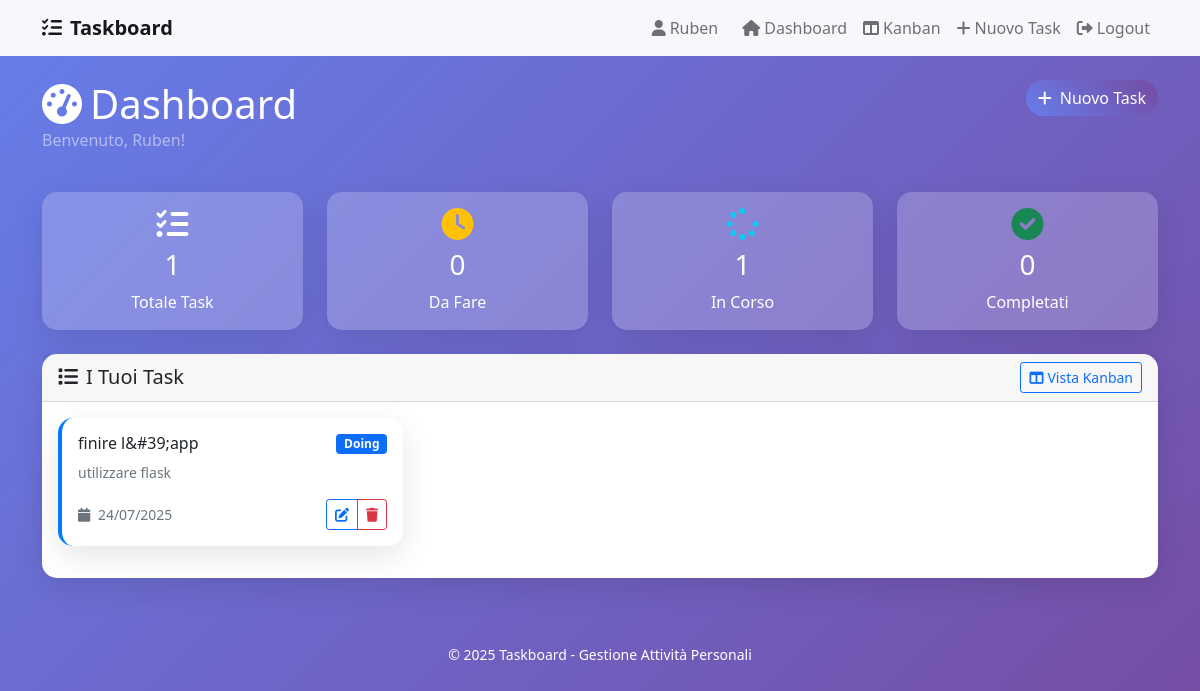
The page /dashboard (signed in) on the database as committed earlier.
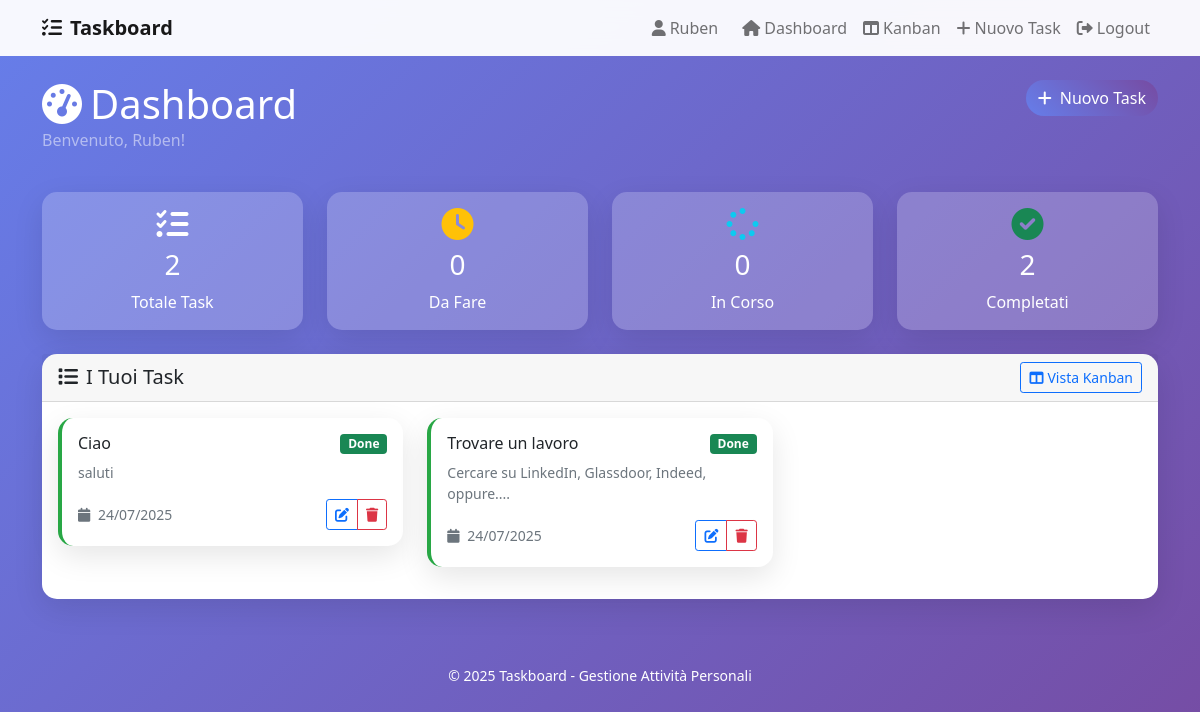
The same page on the database as committed later.
### tables this page shows
CREATE TABLE tasks (
                        task_id INTEGER PRIMARY KEY AUTOINCREMENT,
                        title TEXT NOT NULL,
                        description TEXT,
                        status TEXT NOT NULL DEFAULT 'ToDo',
                        user_id INTEGER NOT NULL,
                        created_at TIMESTAMP DEFAULT CURRENT_TIMESTAMP,
                        updated_at TIMESTAMP DEFAULT CURRENT_TIMESTAMP,
                        FOREIGN KEY (user_id) REFERENCES users (user_id) ON DELETE CASCADE
                    );

### main_flask.py (the view)
@app.route('/dashboard')
def dashboard():
    if 'user_id' not in session:
        return redirect(url_for('login'))
    user_id = session['user_id']
    tasks = db_manager.get_tasks_by_user(user_id)
    stats = {
        'total': len(tasks),
        'todo': len([t for t in tasks if t.status == 'ToDo']),
        'doing': len([t for t in tasks if t.status == 'Doing']),
        'done': len([t for t in tasks if t.status == 'Done'])
    }
    return render_template('dashboard.html', tasks=tasks, stats=stats)

### database.py (called while the page is built)
    def get_connection(self) -> sqlite3.Connection:
        conn = sqlite3.connect(self.db_path)
        conn.row_factory = sqlite3.Row  # Permette l'accesso per nome colonna
        return conn

    def get_tasks_by_user(self, user_id: int) -> List[Task]:
        try:
            with self.get_connection() as conn:
                cursor = conn.cursor()
                cursor.execute('''
                    SELECT * FROM tasks
                    WHERE user_id = ?
                    ORDER BY created_at DESC
                ''', (user_id,))
                rows = cursor.fetchall()
                return [Task(
                    task_id=row['task_id'],
                    title=row['title'],
                    description=row['description'],
                    status=row['status'],
                    user_id=row['user_id']
                ) for row in rows]
        except sqlite3.Error as e:
            print(f"Errore durante il recupero dei task: {e}")
            return []

### templates/dashboard.html (shortened to what this page needs)
{% extends "base.html" %}
{% block content %}
<div class="row mb-4">
    <div class="col">
        <h1 class="text-white mb-0">
            <i class="fas fa-tachometer-alt me-2"></i>Dashboard
        </h1>
        <p class="text-white-50">Benvenuto, {{ session.username }}!</p>
    </div>
    <div class="col-auto">
        <a href="{{ url_for('add_task') }}" class="btn btn-primary">
            <i class="fas fa-plus me-2"></i>Nuovo Task
        </a>
    </div>
</div>
<div class="row mb-4">
    <div class="col-md-3">
        <div class="card stats-card">
            <div class="card-body text-center">
                <i class="fas fa-tasks fa-2x mb-2"></i>
                <h3>{{ stats.total }}</h3>
                <p class="mb-0">Totale Task</p>
            </div>
        </div>
    </div>
    <div class="col-md-3">
        <div class="card stats-card">
            <div class="card-body text-center">
                <i class="fas fa-clock fa-2x mb-2 text-warning"></i>
                <h3>{{ stats.todo }}</h3>
                <p class="mb-0">Da Fare</p>
            </div>
        </div>
    </div>
    <div class="col-md-3">
        <div class="card stats-card">
            <div class="card-body text-center">
                <i class="fas fa-spinner fa-2x mb-2 text-info"></i>
                <h3>{{ stats.doing }}</h3>
                <p class="mb-0">In Corso</p>
            </div>
        </div>
    </div>
    <div class="col-md-3">
        <div class="card stats-card">
            <div class="card-body text-center">
                <i class="fas fa-check-circle fa-2x mb-2 text-success"></i>
                <h3>{{ stats.done }}</h3>
                <p class="mb-0">Completati</p>
            </div>
        </div>
    </div>
</div>
<div class="card">
    <div class="card-header d-flex justify-content-between align-items-center">
        <h5 class="mb-0">
            <i class="fas fa-list me-2"></i>I Tuoi Task
        </h5>
        <a href="{{ url_for('kanban') }}" class="btn btn-outline-primary btn-sm">
            <i class="fas fa-columns me-1"></i>Vista Kanban
        </a>
    </div>
    <div class="card-body">
        {% if tasks %}
            <div class="row">
                {% for task in tasks %}
                <div class="col-md-6 col-lg-4 mb-3">
                    <div class="card task-card task-{{ task.status.lower() }}">
                        <div class="card-body">
                            <div class="d-flex justify-content-between align-items-start mb-2">
                                <h6 class="card-title mb-0">{{ task.title }}</h6>
                                <span class="badge bg-{{ 'warning' if task.status == 'ToDo' else 'primary' if task.status == 'Doing' else 'success' }}">
                                    {{ task.status }}
                                </span>
                            </div>
                            {% if task.description %}
                            <p class="card-text text-muted small">
                                {{ task.description[:100] }}{% if task.description|length > 100 %}...{% endif %}
                            </p>
                            {% endif %}
                            <div class="d-flex justify-content-between align-items-center">
                                <small class="text-muted">
                                    <i class="fas fa-calendar me-1"></i>
                                    {{ task.created_at.strftime('%d/%m/%Y') }}
                                </small>
                                <div class="btn-group btn-group-sm">
                                    <a href="{{ url_for('edit_task', task_id=task.task_id) }}"
                                       class="btn btn-outline-primary btn-sm">
                                        <i class="fas fa-edit"></i>
                                    </a>
                                    <button type="button" class="btn btn-outline-danger btn-sm"
                                            onclick="deleteTask({{ task.task_id }}, '{{ task.title }}')">
                                        <i class="fas fa-trash"></i>
                                    </button>
                                </div>
                            </div>
                        </div>
                    </div>
                </div>
                {% endfor %}
            </div>
        {% endif %}
    </div>
</div>
{% endblock %}

### templates/base.html (shortened to what this page needs)
<!DOCTYPE html>
<html lang="it">
<head>
    <link href="https://cdn.jsdelivr.net/npm/bootstrap@5.1.3/dist/css/bootstrap.min.css" rel="stylesheet">
    <link href="https://cdnjs.cloudflare.com/ajax/libs/font-awesome/6.0.0/css/all.min.css" rel="stylesheet">
</head>
<body>
    {% if session.user_id %}
    <nav class="navbar navbar-expand-lg navbar-light">
        <div class="container">
            <a class="navbar-brand fw-bold" href="{{ url_for('dashboard') }}">
                <i class="fas fa-tasks me-2"></i>Taskboard
            </a>
            <div class="navbar-nav ms-auto">
                <span class="navbar-text me-3">
                    <i class="fas fa-user me-1"></i>{{ session.username }}
                </span>
                <a class="nav-link" href="{{ url_for('dashboard') }}">
                    <i class="fas fa-home me-1"></i>Dashboard
                </a>
                <a class="nav-link" href="{{ url_for('kanban') }}">
                    <i class="fas fa-columns me-1"></i>Kanban
                </a>
                <a class="nav-link" href="{{ url_for('add_task') }}">
                    <i class="fas fa-plus me-1"></i>Nuovo Task
                </a>
                <a class="nav-link" href="{{ url_for('logout') }}">
                    <i class="fas fa-sign-out-alt me-1"></i>Logout
                </a>
            </div>
        </div>
    </nav>
    {% endif %}
    <main class="container mt-4">
        {% block content %}{% endblock %}
    </main>
    <footer class="text-center text-white mt-5 py-3">
        <div class="container">
            <small>&copy; 2025 Taskboard - Gestione Attività Personali</small>
        </div>
    </footer>
</body>
</html>

### templates/base.html (style rules this page uses)
body { background: linear-gradient(135deg, #667eea 0%, #764ba2 100%); min-height: 100vh; font-family: 'Segoe UI', Tahoma, Geneva, Verdana, sans-serif; }
.card { border: none; border-radius: 15px; box-shadow: 0 10px 30px rgba(0,0,0,0.1); }
.navbar { background: rgba(255,255,255,0.95) !important; backdrop-filter: blur(10px); }
.btn-primary { background: linear-gradient(45deg, #667eea, #764ba2); border: none; border-radius: 25px; }
.task-card { transition: transform 0.2s ease; border-left: 4px solid; }
.task-done { border-left-color: #28a745; }
.stats-card { background: rgba(255,255,255,0.2); border: none; color: white; }

Rows that differ between the two databases and show on the page:
removed tasks: title "finire l&#39;app", status "Doing", description "utilizzare flask", created_at "24/07/2025"
added tasks: title "Ciao", status "Done", description "saluti", created_at "24/07/2025"
added tasks: title "Trovare un lavoro", status "Done", description "Cercare su LinkedIn, Glassdoor, Indeed, oppure....", created_at "24/07/2025"
Other text that changed with them:
{{ stats.total }}: "1" → "2"
{{ stats.doing }}: "1" → "0"
{{ stats.done }}: "0" → "2"
